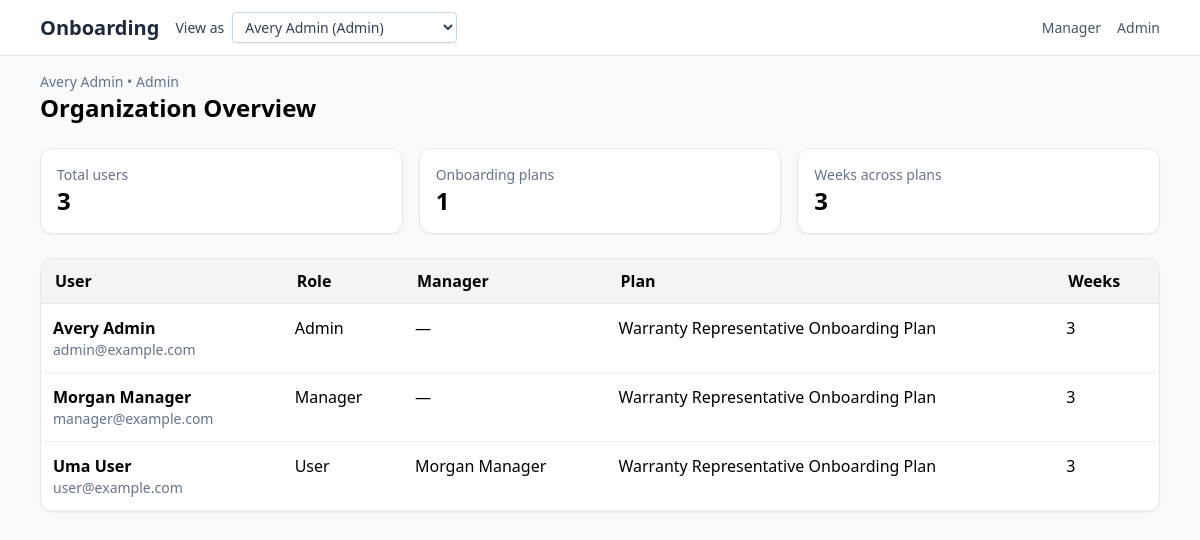
The page /admin/overview on the database its author committed.
### Onboarding/models.py (models this page shows, shortened)
class User(db.Model):
    __tablename__ = "users"
    id = db.Column(db.Integer, primary_key=True)
    email = db.Column(db.String(255), unique=True, nullable=False)
    full_name = db.Column(db.String(255), nullable=False)
    role = db.Column(db.String(32), nullable=False, default=RoleEnum.USER.value)
    onboarding_plan_id = db.Column(
        db.Integer, db.ForeignKey("onboarding_plans.id"), nullable=True
    )
    onboarding_plan = db.relationship("OnboardingPlan", back_populates="users")
    manager_id = db.Column(db.Integer, db.ForeignKey("users.id"), nullable=True)
    manager = db.relationship(
        "User",
        remote_side="User.id",
        back_populates="direct_reports",
        lazy="joined",
    )
    direct_reports = db.relationship(
        "User",
        back_populates="manager",
        lazy="selectin",
        cascade="all",
    )

class OnboardingPlan(db.Model):
    __tablename__ = "onboarding_plans"
    id = db.Column(db.Integer, primary_key=True)
    name = db.Column(db.String(255), nullable=False, default="Onboarding Plan")
    description = db.Column(db.Text, nullable=True)
    weeks = db.relationship(
        "Week",
        back_populates="onboarding_plan",
        lazy="selectin",
        cascade="all, delete-orphan",
    )
    users = db.relationship(
        "User",
        back_populates="onboarding_plan",
        lazy="selectin",
    )

### app.py (the view)
@app.get("/admin/overview")
def admin_overview():
    admin = current_user()
    require_role(admin, {RoleEnum.ADMIN.value})
    users = (
        User.query.options(
            selectinload(User.onboarding_plan).selectinload(OnboardingPlan.weeks),
            selectinload(User.manager),
        )
        .order_by(User.full_name.asc())
        .all()
    )
    plans = (
        OnboardingPlan.query.options(selectinload(OnboardingPlan.weeks))
        .order_by(OnboardingPlan.name.asc())
        .all()
    )
    return render_template(
        "admin_overview.html",
        admin=admin,
        users=users,
        plans=plans,
    )

### app.py (called while the page is built)
def current_user() -> User:
    email = request.headers.get("X-User-Email") or request.args.get("as_user")
    query = User.query.options(selectinload(User.onboarding_plan))
    if email:
        user = query.filter_by(email=email).first()
        if not user:
            abort(404, description="User not found")
        return user
    user = query.order_by(User.id.asc()).first()
    if not user:
        abort(404, description="No users available")
    return user

def require_role(user: User, allowed_roles: set[str]):
    if user.role not in allowed_roles:
        abort(403)

@app.context_processor
def inject_build_ts():
    return {"build_ts": int(time.time())}

@app.context_processor
def inject_user_switcher():
    users = User.query.order_by(User.role.asc(), User.full_name.asc()).all()
    active_user = None
    try:
        active_user = current_user()
    except Exception:
        active_user = None
    return {
        "switchable_users": users,
        "nav_current_user": active_user,
    }

### templates/admin_overview.html
{% extends "base.html" %}
{% block content %}
<div class="flex items-center justify-between mb-6">
  <div>
    <p class="text-sm text-slate-500">{{ admin.full_name }} • Admin</p>
    <h1 class="text-2xl font-bold">Organization Overview</h1>
  </div>
</div>
<div class="grid md:grid-cols-3 gap-4 mb-6">
  <div class="bg-white border rounded-xl p-4 shadow-sm">
    <p class="text-sm text-slate-500">Total users</p>
    <p class="text-2xl font-semibold">{{ users|length }}</p>
  </div>
  <div class="bg-white border rounded-xl p-4 shadow-sm">
    <p class="text-sm text-slate-500">Onboarding plans</p>
    <p class="text-2xl font-semibold">{{ plans|length }}</p>
  </div>
  <div class="bg-white border rounded-xl p-4 shadow-sm">
    <p class="text-sm text-slate-500">Weeks across plans</p>
    <p class="text-2xl font-semibold">{{ plans|map(attribute='weeks')|map('length')|sum }}</p>
  </div>
</div>
<div class="bg-white border rounded-xl shadow-sm">
  <table class="table">
    <thead>
      <tr>
        <th>User</th>
        <th>Role</th>
        <th>Manager</th>
        <th>Plan</th>
        <th>Weeks</th>
      </tr>
    </thead>
    <tbody>
      {% for user in users %}
        <tr>
          <td>
            <div class="font-semibold">{{ user.full_name }}</div>
            <div class="text-sm text-slate-500">{{ user.email }}</div>
          </td>
          <td class="align-top">{{ user.role|capitalize }}</td>
          <td class="align-top">{{ user.manager.full_name if user.manager else '—' }}</td>
          <td class="align-top">{{ user.onboarding_plan.name if user.onboarding_plan else '—' }}</td>
          <td class="align-top">{{ user.onboarding_plan.weeks|length if user.onboarding_plan else 0 }}</td>
        </tr>
      {% endfor %}
    </tbody>
  </table>
</div>
{% endblock %}

### Onboarding/static/site.css (style rules this page uses)
.table { width: 100%; border-collapse: separate; border-spacing: 0; }
.table thead tr { background: #f3f4f6; }
.table thead th { text-align: left; vertical-align: middle; font-weight: 700; padding: 12px 14px; border-bottom: 1px solid #e5e7eb; line-height: 1.25rem; }
.table thead th:first-child { border-top-left-radius: 8px; }
.table thead th:last-child { border-top-right-radius: 8px; }
.table tbody td { padding: 12px; border-bottom: 1px solid #f0f2f5; vertical-align: top; }
.align-top { vertical-align: top; }

### rows shown on the page
User: full_name "Avery Admin", email "admin@example.com", role "Admin", manager "—", onboarding_plan "Warranty Representative Onboarding Plan", onboarding_plan.weeks|length "3"
User: full_name "Morgan Manager", email "manager@example.com", role "Manager", manager "—", onboarding_plan "Warranty Representative Onboarding Plan", onboarding_plan.weeks|length "3"
User: full_name "Uma User", email "user@example.com", role "User", manager "Morgan Manager", onboarding_plan "Warranty Representative Onboarding Plan", onboarding_plan.weeks|length "3"

### other values the page prints
{{ users|length }} "3"
{{ plans|length }} "1"
{{ plans|map(attribute='weeks')|map('length')|sum }} "3"
form field as_user "Avery Admin (Admin)"
